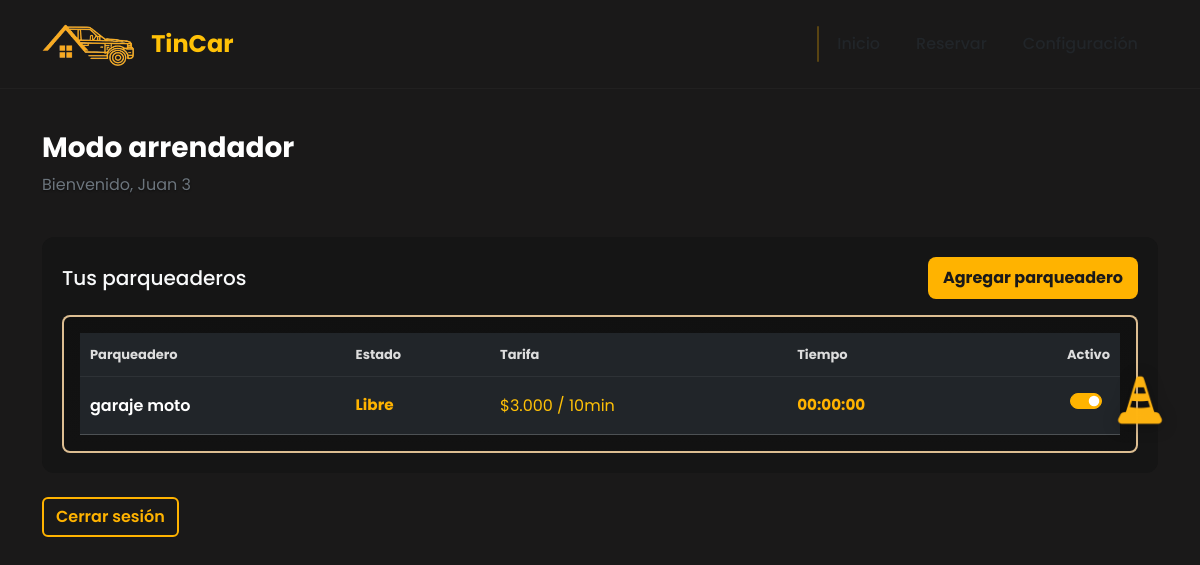
The page /dashboard (signed in) on the database as committed earlier.
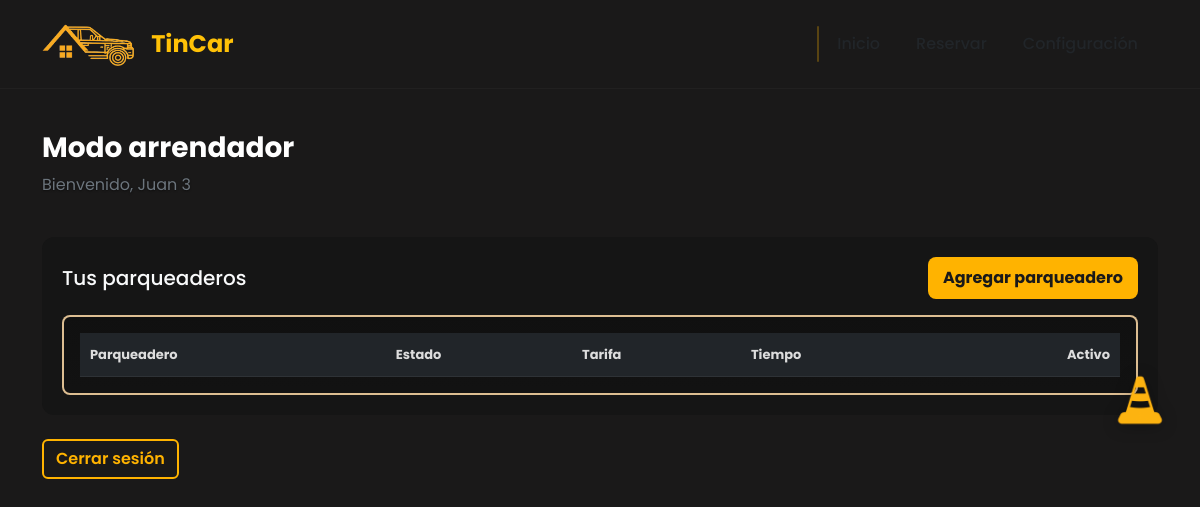
The same page on the database as committed later.
### tables this page shows
CREATE TABLE users (
            id INTEGER PRIMARY KEY AUTOINCREMENT,
            name TEXT NOT NULL,
            email TEXT NOT NULL UNIQUE,
            password BLOB NOT NULL,
            phone TEXT,
            role TEXT
        );

CREATE TABLE parkings (
            id INTEGER PRIMARY KEY AUTOINCREMENT,
            owner_id INTEGER NOT NULL,
            name TEXT,
            phone TEXT,
            email TEXT,
            address TEXT,
            department TEXT,
            city TEXT,
            housing_type TEXT,
            size TEXT,
            features TEXT,
            image_path TEXT,
            latitude REAL,
            longitude REAL,
            active INTEGER DEFAULT 1,
            occupied_since TEXT,
            created_at TIMESTAMP DEFAULT CURRENT_TIMESTAMP
        );

### app.py (the view)
@app.route('/dashboard')
def dashboard():
    if 'user_id' not in session:
        return redirect(url_for('auth.login'))
    conn = get_connection()
    cursor = conn.cursor()
    cursor.execute("SELECT id, name, role FROM users WHERE id = ?", (session['user_id'],))
    user = cursor.fetchone()
    conn.close()
    if user and user[2] == 'arrendador':
        try:
            parkings = get_parkings_by_owner(user[0])
        except Exception:
            parkings = []
        for p in parkings:
            p.setdefault('status', 'Libre')
            p.setdefault('price', '0')
            p.setdefault('time', '00:00:00')
        return render_template('dashboard_landlord.html', nombre=user[1], role=user[2], parkings=parkings)
    if user:
        return render_template('dashboard.html', nombre=user[1], role=user[2])
    return redirect(url_for('auth.login'))

### models.py (called while the page is built)
def ensure_db_dir():
    db_dir = os.path.dirname(DB_PATH)
    if not os.path.exists(db_dir):
        os.makedirs(db_dir, exist_ok=True)

def get_connection():
    ensure_db_dir()
    try:
        conn = sqlite3.connect(DB_PATH)
    except Exception as e:
        try:
            alt_path = os.path.join('/tmp', 'tincar.db')
            print(f"[models] warning: no se puede abrir {DB_PATH} ({e}), usando {alt_path} como fallback")
            conn = sqlite3.connect(alt_path)
        except Exception as e2:
            print(f"[models] error abriendo fallback DB ({e2}), usando ':memory:' - los datos no persistirán")
            conn = sqlite3.connect(':memory:')
    conn.row_factory = sqlite3.Row  # para acceder a columnas por nombre
    return conn

def get_parkings_by_owner(owner_id):
    conn = get_connection()
    cursor = conn.cursor()
    cursor.execute('SELECT id, name, phone, email, address, department, city, housing_type, size, features, image_path, latitude, longitude, active, occupied_since FROM parkings WHERE owner_id = ?', (owner_id,))
    rows = cursor.fetchall()
    conn.close()
    parkings = []
    for r in rows:
        parkings.append({
            'id': r[0], 'name': r[1], 'phone': r[2], 'email': r[3], 'address': r[4], 'department': r[5], 'city': r[6],
            'housing_type': r[7], 'size': r[8], 'features': r[9], 'image_path': r[10], 'latitude': r[11], 'longitude': r[12], 'active': bool(r[13]), 'occupied_since': r[14]
        })
    return parkings

### templates/dashboard_landlord.html (shortened to what this page needs)
{% extends "layout.html" %}
{% block content %}
<header class="py-3">
  <div class="container d-flex align-items-center justify-content-between">
    <div class="d-flex align-items-center">
      <img src="{{ url_for('static', filename='img/logo.png') }}" alt="TinCar" style="height:44px; margin-right:14px;">
      <span class="h4 text-warning fw-bold mb-0">TinCar</span>
    </div>
    <div class="nav">
      <a href="#" class="nav-link">Inicio</a>
      <a href="#" class="nav-link">Reservar</a>
      <a href="#" class="nav-link">Configuración</a>
      <div class="nav-bubble"></div>
    </div>
  </div>
</header>
<div id="notificationIcon" class="notification-cone-fixed">
  <img src="{{ url_for('static', filename='img/cono.png') }}" alt="Notificaciones">
</div>
<main class="container py-4 text-light">
  <div class="landlord-header d-flex justify-content-between align-items-start mb-4">
    <div>
      <h2 class="fw-bold">Modo arrendador</h2>
      <p class="text-secondary">Bienvenido, {{ nombre }}</p>
    </div>
  </div>
  <div class="landlord-card">
    <div class="d-flex justify-content-between align-items-center mb-3">
      <h5 class="mb-0">Tus parqueaderos</h5>
  <button id="openAddParking" class="btn btn-orange" onclick="openModal()">Agregar parqueadero</button>
    </div>
    <div class="inner-border p-3" style="border-radius:8px;">
      <div class="table-responsive" style="max-height:220px; overflow:auto;">
          <table class="table table-dark parkings-table mb-0 align-middle">
          <thead>
            <tr>
              <th>Parqueadero</th>
              <th>Estado</th>
              <th>Tarifa</th>
              <th>Tiempo</th>
              <th class="text-end">Activo</th>
            </tr>
          </thead>
          <tbody>
            {% for p in parkings %}
            <tr data-parking-id="{{ p.id }}" data-active="{{ 1 if p.active else 0 }}" data-occupied="{{ p.occupied_since or '' }}">
              <td class="fw-semibold parking-name" data-parking-id="{{ p.id }}">{{ p.name }}</td>
              <td class="text-muted small parking-status">{{ p.status or ( 'Libre' if p.active else 'Ocupado' ) }}</td>
              <td class="text-warning">$3.000 / 10min</td>
              <td class="text-muted small parking-time"><span id="time-{{ p.id }}">{% if p.occupied_since %}00:00:00{% else %}00:00:00{% endif %}</span></td>
              <td class="text-end">
                <div class="form-check form-switch d-inline-block">
                  <input class="form-check-input parking-toggle" type="checkbox" role="switch" data-parking-id="{{ p.id }}" id="switch{{ loop.index }}" {% if p.active %}checked{% endif %}>
                </div>
              </td>
            </tr>
            {% endfor %}
          </tbody>
        </table>
      </div>
    </div>
  </div>
  <div class="mt-4">
    <a href="{{ url_for('logout') }}" class="btn btn-outline-light">Cerrar sesión</a>
  </div>
</main>
{% endblock %}

### templates/layout.html (shortened to what this page needs)
<!DOCTYPE html>
<html lang="es">
<head>
  <link href="https://cdn.jsdelivr.net/npm/bootstrap@5.3.2/dist/css/bootstrap.min.css" rel="stylesheet">
  <link rel="stylesheet" href="https://unpkg.com/leaflet@1.9.4/dist/leaflet.css" />
  <link rel="stylesheet" href="{{ url_for('static', filename='style.css') }}">
</head>
<body>
  {% block content %}{% endblock %}
</body>
</html>

### static/style.css (style rules this page uses)
body { background-color: #1A1919; font-family: 'Poppins', sans-serif; margin: 0; padding: 0; height: 100vh; }
body { font-family: "Poppins", sans-serif; background-color: #1a1919; }
p { color: #FFEFCB; text-shadow: 0 1px 2px rgba(0,0,0,0.5); }
.btn-outline-light { border: 2px solid #FFB300; background: transparent; color: #FFB300; font-weight: 600; transition: all 0.3s ease; }
.landlord-header h2 { color: #fff; font-size: 28px; font-weight: 700; }
.landlord-header p { color: #e6e6e6; }
.landlord-card { background-color: rgba(20,20,20,0.85); border-radius: 12px; padding: 20px; }
.parkings-table thead th { border-bottom: 1px solid rgba(255,255,255,0.06); color: #ddd; font-size: 13px; }
.btn-orange { background-color: #FFB300; color: #1A1919; border-radius: 8px; padding: 8px 14px; font-weight: 700; transition: all 0.2s ease; }
.table-responsive { scrollbar-width: thin; }
.inner-border { background: linear-gradient(180deg, rgba(16,16,16,0.95), rgba(18,18,18,0.95)); border: 2px solid rgba(243, 209, 160, 0.9); border-radius: 6px; }
header { border-bottom: 1px solid rgba(255,255,255,0.03); margin-bottom: 18px; }
.parkings-table thead th { padding: 12px 10px; }
.btn-outline-light { background: transparent; color: #FFB300; border: 2px solid #FFB300; }
.nav { position: relative; display: flex; gap: 12px; padding: 8px; align-items: center; background: transparent; }
.nav a { position: relative; padding: 8px 12px; border-radius: 999px; color: inherit; text-decoration: none; z-index: 2; font-weight: 500; transition: color 0.2s ease; }
.nav-bubble { position: absolute; top: 50%; transform: translateY(-50%); left: 0; width: 0; height: 36px; background: rgba(255, 179, 0, 0.12); border: 1px solid rgba(255, 179, 0, 0.18); border-radius: 999px; transition: left .20s ease, width .20s ease, height .20s ease; pointer-events: none; z-index: 1; }
.notification-cone-fixed { position: fixed; right: 30px; top: 50%; transform: translateY(-50%); cursor: pointer; z-index: 9998; transition: all 0.3s ease; }
.notification-cone-fixed img { width: 60px; height: 60px; filter: drop-shadow(0 2px 8px rgba(0, 0, 0, 0.3)); transition: all 0.3s ease; }

Rows that differ between the two databases and show on the page:
removed parkings: name "garaje moto", active "☑"
